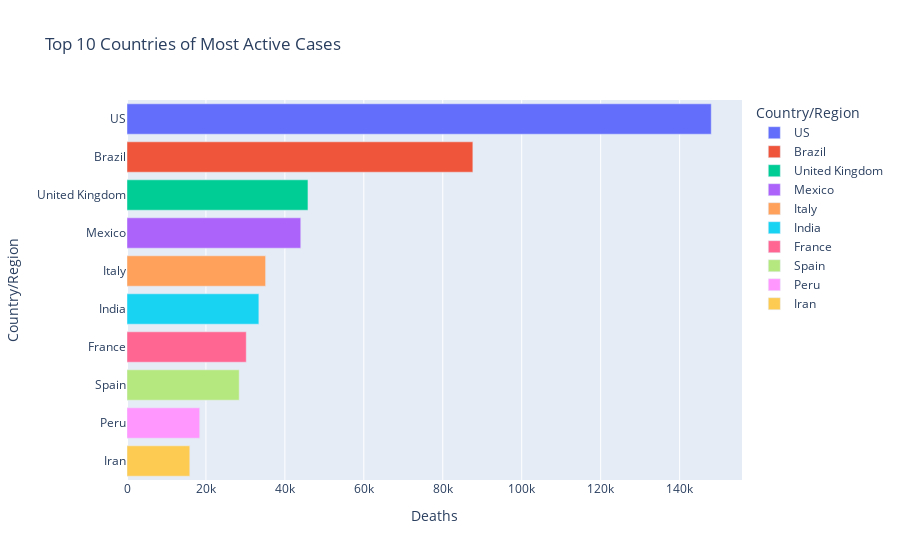

Source (notebook cell):
### Code cell
fig

### Figure 1 — Plotly figure (JSON) as saved in the notebook; plotly's stock layout.template omitted (floating-point values rounded to 4 significant figures)
{"data": [{"alignmentgroup": "True", "hovertemplate": "Country/Region=%{y}<br>Deaths=%{x}<extra></extra>", "legendgroup": "US", "marker": {"color": "#636efa", "pattern": {"shape": ""}}, "name": "US", "offsetgroup": "US", "orientation": "h", "showlegend": true, "textposition": "auto", "type": "bar", "x": [148011], "xaxis": "x", "y": ["US"], "yaxis": "y"}, {"alignmentgroup": "True", "hovertemplate": "Country/Region=%{y}<br>Deaths=%{x}<extra></extra>", "legendgroup": "Brazil", "marker": {"color": "#EF553B", "pattern": {"shape": ""}}, "name": "Brazil", "offsetgroup": "Brazil", "orientation": "h", "showlegend": true, "textposition": "auto", "type": "bar", "x": [87618], "xaxis": "x", "y": ["Brazil"], "yaxis": "y"}, {"alignmentgroup": "True", "hovertemplate": "Country/Region=%{y}<br>Deaths=%{x}<extra></extra>", "legendgroup": "United Kingdom", "marker": {"color": "#00cc96", "pattern": {"shape": ""}}, "name": "United Kingdom", "offsetgroup": "United Kingdom", "orientation": "h", "showlegend": true, "textposition": "auto", "type": "bar", "x": [45844], "xaxis": "x", "y": ["United Kingdom"], "yaxis": "y"}, {"alignmentgroup": "True", "hovertemplate": "Country/Region=%{y}<br>Deaths=%{x}<extra></extra>", "legendgroup": "Mexico", "marker": {"color": "#ab63fa", "pattern": {"shape": ""}}, "name": "Mexico", "offsetgroup": "Mexico", "orientation": "h", "showlegend": true, "textposition": "auto", "type": "bar", "x": [44022], "xaxis": "x", "y": ["Mexico"], "yaxis": "y"}, {"alignmentgroup": "True", "hovertemplate": "Country/Region=%{y}<br>Deaths=%{x}<extra></extra>", "legendgroup": "Italy", "marker": {"color": "#FFA15A", "pattern": {"shape": ""}}, "name": "Italy", "offsetgroup": "Italy", "orientation": "h", "showlegend": true, "textposition": "auto", "type": "bar", "x": [35112], "xaxis": "x", "y": ["Italy"], "yaxis": "y"}, {"alignmentgroup": "True", "hovertemplate": "Country/Region=%{y}<br>Deaths=%{x}<extra></extra>", "legendgroup": "India", "marker": {"color": "#19d3f3", "pattern": {"shape": ""}}, "name": "India", "offsetgroup": "India", "orientation": "h", "showlegend": true, "textposition": "auto", "type": "bar", "x": [33408], "xaxis": "x", "y": ["India"], "yaxis": "y"}, {"alignmentgroup": "True", "hovertemplate": "Country/Region=%{y}<br>Deaths=%{x}<extra></extra>", "legendgroup": "France", "marker": {"color": "#FF6692", "pattern": {"shape": ""}}, "name": "France", "offsetgroup": "France", "orientation": "h", "showlegend": true, "textposition": "auto", "type": "bar", "x": [30212], "xaxis": "x", "y": ["France"], "yaxis": "y"}, {"alignmentgroup": "True", "hovertemplate": "Country/Region=%{y}<br>Deaths=%{x}<extra></extra>", "legendgroup": "Spain", "marker": {"color": "#B6E880", "pattern": {"shape": ""}}, "name": "Spain", "offsetgroup": "Spain", "orientation": "h", "showlegend": true, "textposition": "auto", "type": "bar", "x": [28432], "xaxis": "x", "y": ["Spain"], "yaxis": "y"}, {"alignmentgroup": "True", "hovertemplate": "Country/Region=%{y}<br>Deaths=%{x}<extra></extra>", "legendgroup": "Peru", "marker": {"color": "#FF97FF", "pattern": {"shape": ""}}, "name": "Peru", "offsetgroup": "Peru", "orientation": "h", "showlegend": true, "textposition": "auto", "type": "bar", "x": [18418], "xaxis": "x", "y": ["Peru"], "yaxis": "y"}, {"alignmentgroup": "True", "hovertemplate": "Country/Region=%{y}<br>Deaths=%{x}<extra></extra>", "legendgroup": "Iran", "marker": {"color": "#FECB52", "pattern": {"shape": ""}}, "name": "Iran", "offsetgroup": "Iran", "orientation": "h", "showlegend": true, "textposition": "auto", "type": "bar", "x": [15912], "xaxis": "x", "y": ["Iran"], "yaxis": "y"}], "layout": {"barmode": "relative", "legend": {"title": {"text": "Country/Region"}, "tracegroupgap": 0}, "title": {"text": "Top 10 Countries of Most Active Cases"}, "xaxis": {"anchor": "y", "domain": [0, 1], "title": {"text": "Deaths"}}, "yaxis": {"anchor": "x", "categoryarray": ["Iran", "Peru", "Spain", "France", "India", "Italy", "Mexico", "United Kingdom", "Brazil", "US"], "categoryorder": "array", "domain": [0, 1], "title": {"text": "Country/Region"}}}}
